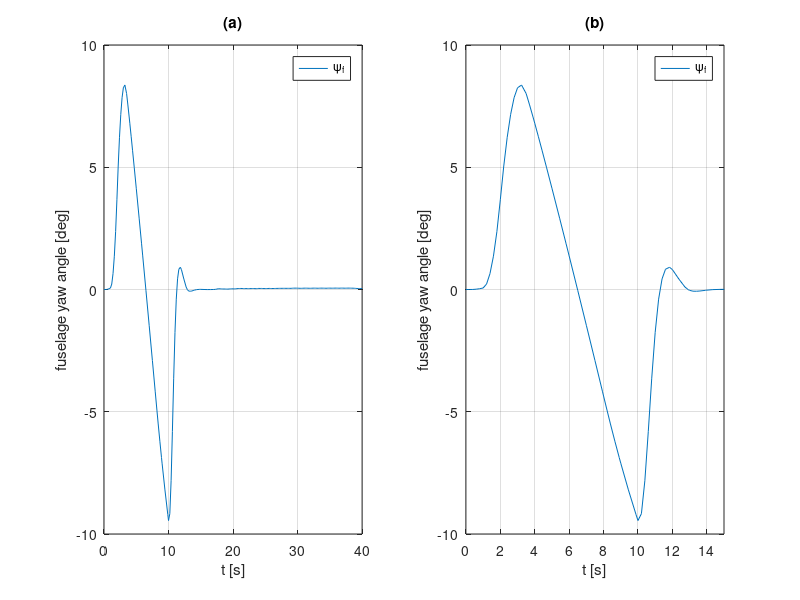
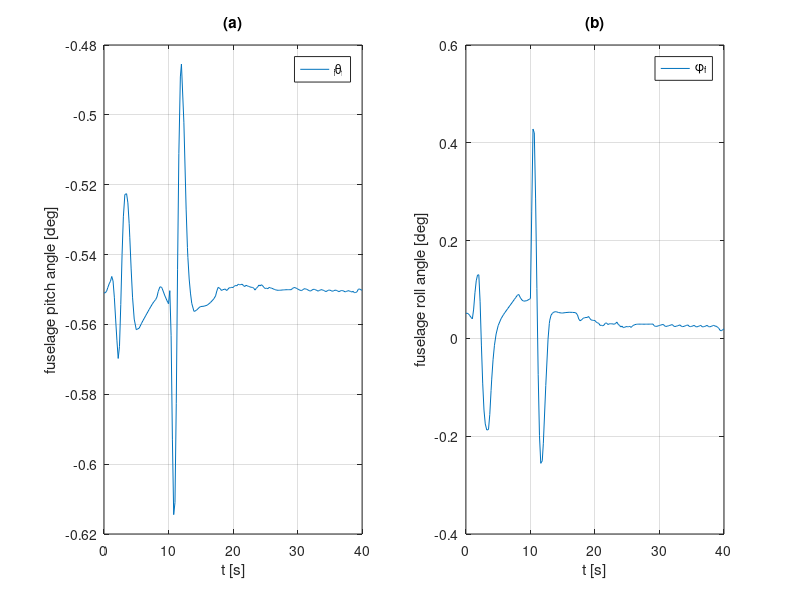
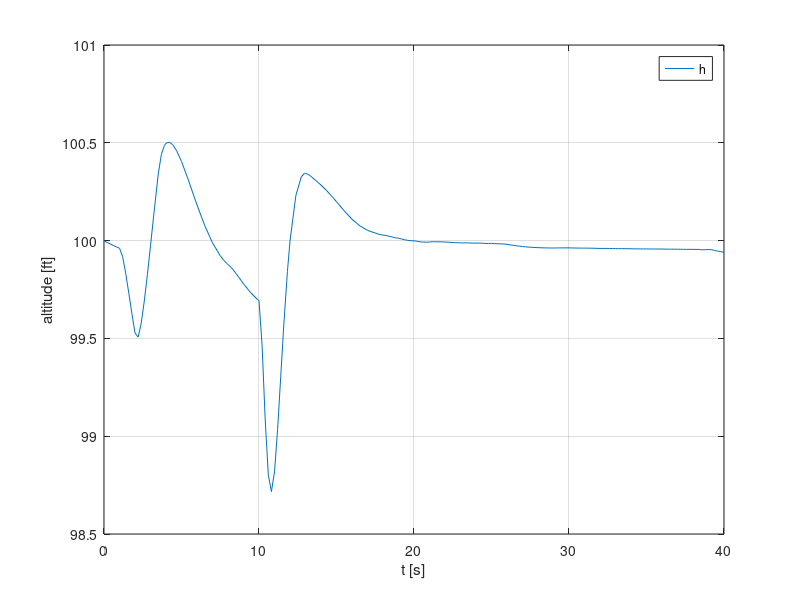
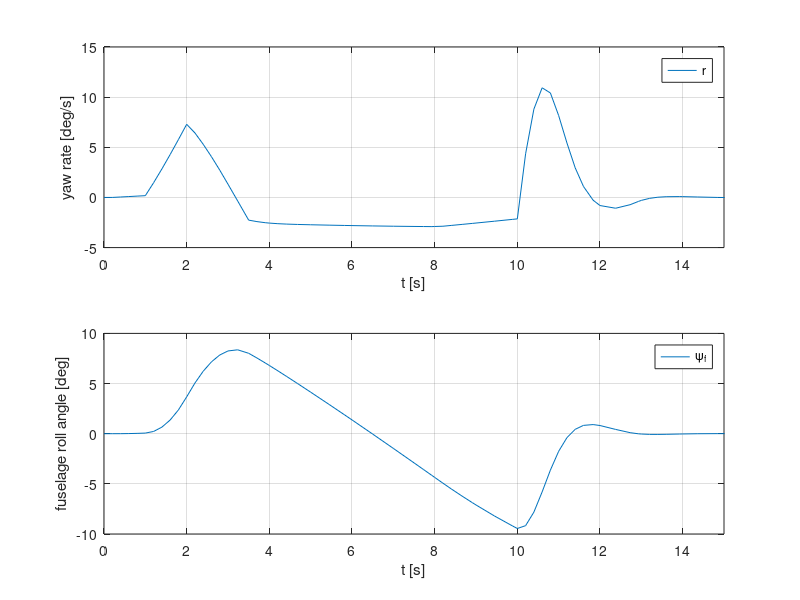

MATLAB code for these plots, in order:
% M-file for outputting the dynamic response of the coaxial helicopter to a 
% disturbance of the differential collective

% Made by John Campfens (1296434)
% Delft University of Technology, February 2008

clear all
close all
clc

load pedalresponse

ft2m    = 0.3048;
kts2ms  = 1852/3600;
deg2rad = pi/180;
rad2deg = 180/pi;

figure(1)
subplot(1,2,1)
plot(t,x(:,7)*rad2deg)
legend('\psi_f')
xlabel('t [s]')
ylabel('fuselage yaw angle [deg]')
grid on
title('(a)')
%axis([0 15 -8 8]) 
subplot(1,2,2)
plot(t,x(:,7)*rad2deg)
legend('\psi_f')
xlabel('t [s]')
ylabel('fuselage yaw angle [deg]')
xlim([0 15])
title('(b)')
%axis([0 15 17 22]) 
grid on


figure(2)
subplot(1,2,1)
plot(t,x(:,8)*rad2deg)
legend('\theta_f')
xlabel('t [s]')
ylabel('fuselage pitch angle [deg]')
title('(a)')
grid on
subplot(1,2,2)
plot(t,x(:,9)*rad2deg)
legend('\phi_f')
xlabel('t [s]')
ylabel('fuselage roll angle [deg]')
title('(b)')
grid on

figure(3)
plot(t,-x(:,12)*1/ft2m)
legend('h')
xlabel('t [s]')
ylabel('altitude [ft]')
grid on

figure(4)
subplot(2,1,1)
plot(t,x(:,6)*rad2deg)
legend('r')
xlabel('t [s]')
ylabel('yaw rate [deg/s]')
grid on
xlim([0 15])
subplot(2,1,2)
plot(t,x(:,7)*rad2deg)
legend('\psi_f')
xlabel('t [s]')
ylabel('fuselage roll angle [deg]')
grid on
xlim([0 15])

figure(5)
subplot(1,2,1)
plot(t,y(:,1)*rad2deg,t,y(:,2)*rad2deg)
legend('\theta_0_u','\theta_0_l')
xlabel('t [s]')
ylabel('Collective pitch angles [deg]')
grid on
subplot(1,2,2)
plot(t,y(:,3)*rad2deg,t,y(:,4)*rad2deg)
legend('\theta_1_s','\theta_1_c')
xlabel('t [s]')
ylabel('Cyclic pitch angles [deg]')
grid on






